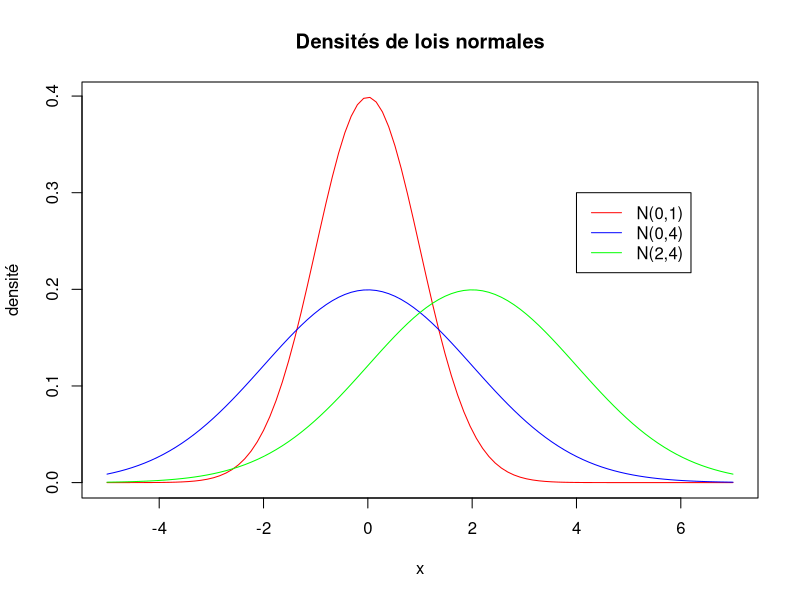
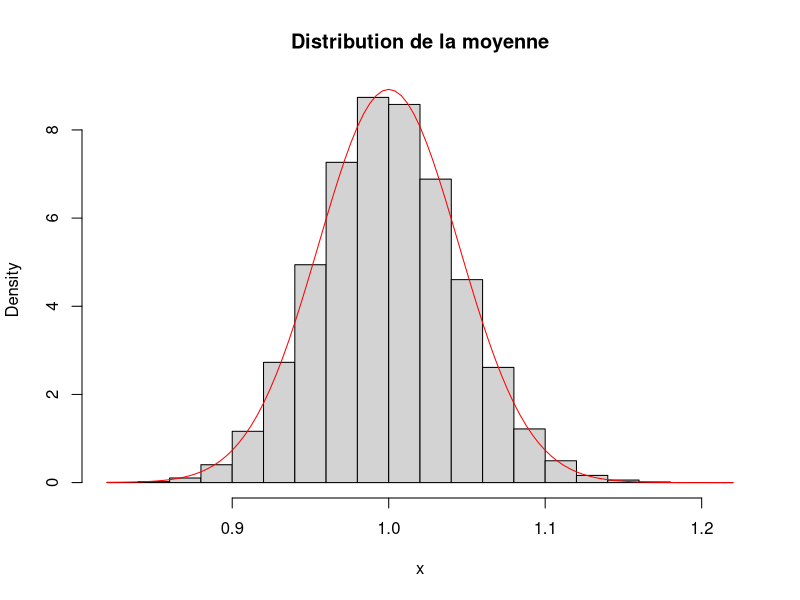

R code for these plots, in order:
## ---- chunk 1
curve(dnorm(x,0,1),from = -5,to = 7,col="red",main="Densités de lois normales",ylab="densité")
curve(dnorm(x,0,2),from = -5,to = 7,col="blue",add = TRUE)
curve(dnorm(x,2,2),from = -5,to = 7,col="green",add = TRUE)
legend(4,0.3,legend=c("N(0,1)","N(0,4)","N(2,4)"),col = c("red","blue","green"),lty=1)
## ---- chunk 2
N<- 10000  # nombre de simulations
x<-runif(N) # échantillon iid de loi Uniforme sur [0,1]
res<-mean(sqrt(1-x^2))
4*res # Approximation de Pi

## ---- chunk 3
n<-500  # taille de l'échantillon i.i.d.
N<-100000   # Nombre de répétitions
donnees<-replicate(N,rexp(n,1))
hist(colMeans(donnees),freq=F,main="Distribution de la moyenne",xlab="x",nclass = 20)
curve(dnorm(x,1,sqrt(1/n)),add = T,col="red")
